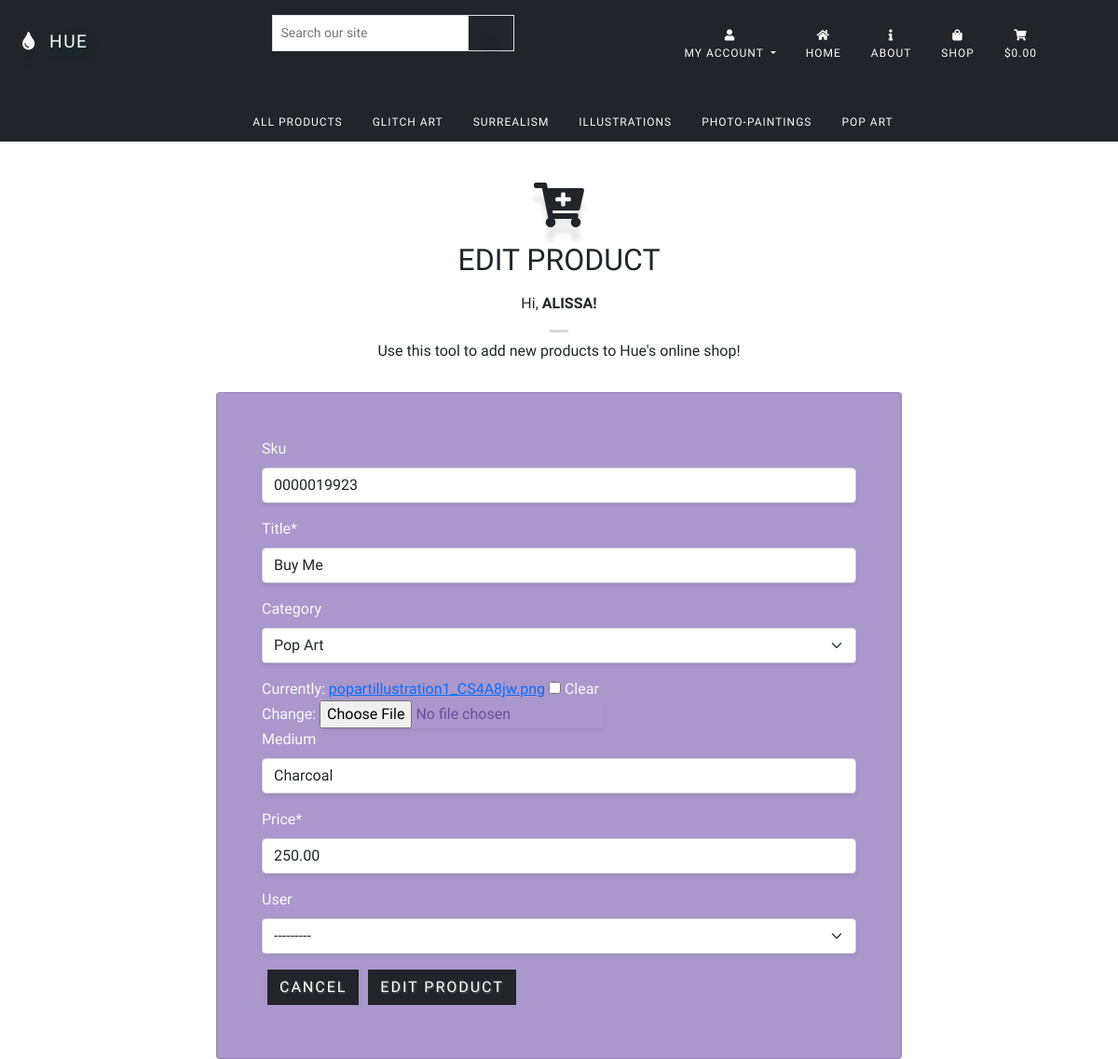
/shop/edit/1/ (signed in), run on an earlier commit of the app's database.
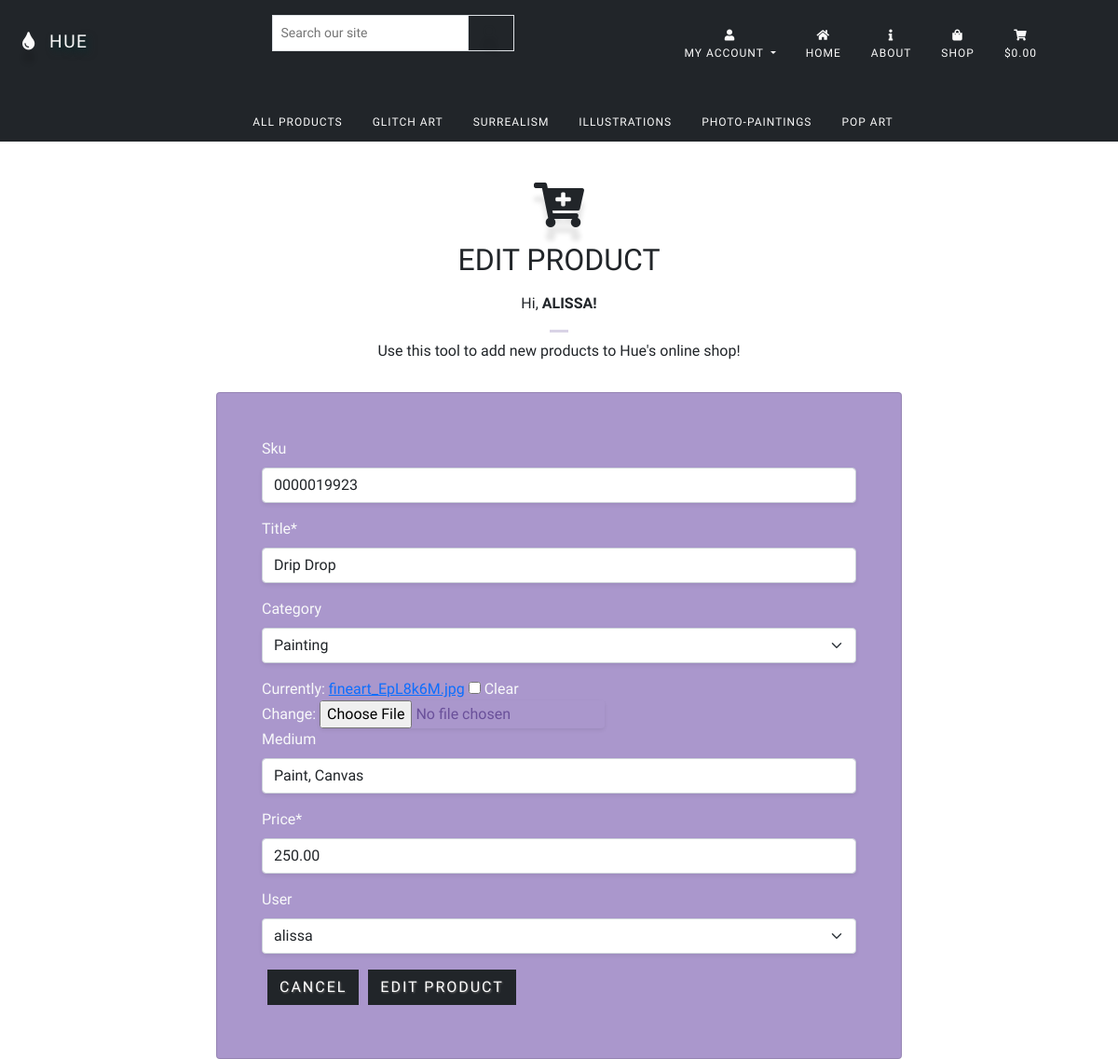
And on a later commit of the database.
### profiles/models.py (models this page shows, shortened)
class Profile(models.Model):
    user = models.OneToOneField(User, on_delete=models.CASCADE)
    default_phone_number = models.CharField(
        max_length=20, null=True, blank=True)
    default_country = CountryField(
        blank_label='Select Country', null=True, blank=True)
    default_postcode = models.CharField(max_length=20, null=True, blank=True)
    default_town_or_city = models.CharField(
        max_length=40, null=True, blank=True)
    default_street_address1 = models.CharField(
        max_length=80, null=True, blank=True)
    default_street_address2 = models.CharField(
        max_length=80, null=True, blank=True)
    default_county = models.CharField(max_length=80, null=True, blank=True)
    avatar = models.ImageField(upload_to='avatars', default="avatar.jpg")
    def __str__(self):
        return self.user.username

### shop/models.py (models this page shows, shortened)
class Product(models.Model):
    sku = models.CharField(unique=True, max_length=254, null=True, blank=True)
    active = models.BooleanField(default=True)
    artwork_description = models.TextField(null=True, blank=True)
    art_description = models.TextField()
    predicted_titles = models.JSONField(blank=True, null=True)
    title = models.CharField(max_length=254, unique=True)
    orientation = models.CharField(
        choices=ORIENTATION, max_length=254, default='3')
    label = models.CharField(max_length=254, choices=LABEL, default='1')
    has_dimensions = models.BooleanField(default=False, null=True, blank=True)
    medium = models.CharField(max_length=254, blank=True)
    category = models.ForeignKey(
        'Category', null=True, blank=True, on_delete=models.SET_NULL)
    parent = models.ForeignKey(
        'Category', related_name='parents', on_delete=models.CASCADE, blank=True, null=True)
    price = models.DecimalField(
        decimal_places=2, max_digits=8, null=False, default=0)
    image_url = models.URLField(max_length=1024, null=True, blank=True)
    image = models.ImageField(null=True, blank=True, )
    qty = models.PositiveIntegerField(default=0)
    created_at = models.DateTimeField(auto_now_add=True)
    updated_at = models.DateTimeField(auto_now=True)
    deleted_at = models.DateTimeField(auto_now=True)
    user = models.ForeignKey(User, related_name='artists', on_delete=models.CASCADE, blank=True, null=True)
    class Meta:
        verbose_name_plural = 'Products'

### shop/views.py (the view)
# urls.py: path('edit/<int:product_id>/', views.edit_product, name='edit_product'),
@login_required
def edit_product(request, product_id):
    if not request.user.is_superuser:
        messages.error(request, 'Sorry, only store owners can do that.')
        return redirect(reverse('home'))
    product = get_object_or_404(Product, pk=product_id)
    if request.method == 'POST':
        form = ProductForm(request.POST, request.FILES, instance=product)
        if form.is_valid():
            form.save()
            messages.success(request, 'Successfully updated product!')
            return redirect(reverse('product_detail', args=[product.id]))
        else:
            messages.error(request,
                           ('Failed to update product. '
                            'Please ensure the form is valid.'))
    else:
        form = ProductForm(instance=product)
        messages.info(request, f'You are editing {product.title}')
    template = 'shop/edit_product.html'
    context = {
        'form': form,
        'product': product,
    }
    return render(request, template, context)

### shop/forms.py
class ProductForm(forms.ModelForm):
    class Meta:
        model = Product
        fields = 'sku', 'title', 'category', 'image', 'medium', 'price', 'user'
    def __init__(self, *args, **kwargs):
        super().__init__(*args, **kwargs)
        categories = Category.objects.all()
        friendly_names = [(c.id, c.get_friendly_name()) for c in categories]
        self.fields['category'].choices = friendly_names
        for field_name, field in self.fields.items():
            field.widget.attrs['class'] = 'border-1 rounded shadow-sm'
            if field_name == 'image_url':
                field.widget.attrs['required'] = False
            elif field_name == 'image':
                field.widget.attrs['required'] = False
            else:
                field.widget.attrs['required'] = True

### cart/contexts.py (called while the page is built, shortened)
def cart_components(request):
	cart_items = []
	total= 0
	product_count = 0
	cart = request.session.get('cart', {})
	if total >= Decimal(settings.PROMOTION_MINIMUM):
		promotion = total * Decimal(settings.PROMOTION_PERCENTAGE)
		grand_total = total - promotion
	else:
		promotion = 0
	grand_total = total - promotion
	context = {
		'cart_items': cart_items,
		'total': total,
		'product_count': product_count,
		'promotion_minimum': settings.PROMOTION_MINIMUM,
		'promotion_percentage': settings.PROMOTION_PERCENTAGE,
		'grand_total': grand_total,
		}
	return context

### shop/models.py (called while the page is built)
    def get_friendly_name(self):
        return self.friendly_name

### shop/templates/shop/edit_product.html (shortened to what this page needs)
{% extends 'base.html' %}
{% load static %}
{% block page_header %}
<div class="container header-container">
</div>
{% endblock %}
{% block content %}
<div class="container">
	<div class="row py-3 text-center pt-5">
		<div class="col-12">
			<span class="icon pt-5">
				<i class="fas fa-cart-plus fa-3x py-5 mt-5"></i>
			</span>
			<h2 class="display-font text-center pt-3">Edit Product</h2>
			<p class="text-center body-font mx-5 my-3 px-4">Hi, <strong>{{ user.profile|upper }}! </strong></p>
			<hr class="my-2">
			<p class="body-font mx-5">Use this tool to add new products to Hue's online shop!</p>
		</div>
	</div>
</div>
<div class="container">
	<div class="row">
		<div class="col-md-2"></div>
		<div class="col-md-8 justify-content-center">
			<div class="card p-5 my-0 mx-auto bg-main text-light body-font">
				<form method="POST" action="{% url 'edit_product' product.id %}" class="form mb-2" enctype="multipart/form-data">
					{% for field in form %}
					{% if field.name != 'image' %}
					{{ field | as_crispy_field }}
					{% else %}
					{{ field }}
					{% endif %}
					{% endfor %}
					<div class="text-right">
						<button>
							<a class="btn btn-dark rounded-0" href="{% url 'shop' %}">Cancel</a>
						</button>
						<button class="btn btn-dark rounded-0" type="submit">Edit Product</button>
					</div>
				</form>
			</div>
		</div>
	</div>
</div>
{% endblock %}

### templates/base.html (shortened to what this page needs)
{% load static %}
<!DOCTYPE html>
<html lang="en">
    <head>
         {% block extra_meta %}{% endblock %} {% block corecss %}
        <link rel="stylesheet" href="https://cdnjs.cloudflare.com/ajax/libs/font-awesome/5.15.3/css/all.min.css" type="text/css" />
        <link href="https://cdn.jsdelivr.net/npm/bootstrap@5.0.0-beta3/dist/css/bootstrap.min.css" rel="stylesheet">
        <link rel="stylesheet" href="{% static 'css/base.css' %}"> {% endblock %}
    </head>
<body>
    <header class="container-fluid px-0 py-0 my-0 fixed-top">
        <div class="row bg-dark py-lg-3 d-none d-lg-flex">
            <div class="col-4 col-lg-auto navbar-brand me-auto my-auto py-3 py-lg-0 text-center text-lg-start">
                <a href="{% url 'home' %}" class="nav-link navbar-brand" id="logo">
                    <i class="bi ms-2 me-2 fas fa-tint"></i>
                    Hue
                </a>
            </div>
            <div class="col-12 col-lg-auto my-0 mx-auto py-1 py-lg-0 float-end">
                <form method="GET" action="{% url 'shop' %}">
                    <div class="input-group w-100">
                        <input class="form-control-sm border border-black rounded-0" type="text" name="q"
                            placeholder="Search our site">
                        <div class="input-group-append">
                            <button class="form-control btn btn-black border border-black rounded-0" type="submit">
                                <span class="icon">
                                    <i class="fas fa-search"></i>
                                </span>
                            </button>
                        </div>
                    </div>
                </form>
            </div>
            <div class="col-4 col-lg-auto my-0 mx-auto py-3 py-lg-0 text-lg-end">
                <ul class="list-group list-group-horizontal pt-2 border-bottom-1 text-center text-lg-end my-0 mx-auto">
                    <li class="list-item dropdown text-light bg-dark">
                        {% if request.user.is_authenticated %}
                        <a class="dropdown-toggle nav-link display-font" href="{% url 'profile' %}" role="button"
                            id="acccountOptions" data-bs-toggle="dropdown" aria-expanded="false">
                            <i class="bi d-block mx-auto text-center mb-1 fas fa-user">
                            </i> My Account
                        </a>
                        {% else %}
                        <a type="button" id="login-button" class="btn btn-primary me-2"
                            href="{% url 'account_login' %}">Login</a>
                        <a type="button" id="signup-button" class="btn btn-primary"
                            href="{% url 'account_signup' %}">Sign Up</a>
                        {% endif %}
                    </li>
                    <li class="list-item">
                        <a href="{% url 'home' %}" class="nav-link">
                            <i class="bi d-block mx-auto mb-1 fas fa-home text-center">
                            </i> Home
                        </a>
                    </li>
                    <li class="list-item">
                        <a href="{% url 'home' %}#about" class="nav-link">
                            <i class="bi d-block mx-auto mb-1 fas fa-info text-center">
                            </i> About
                        </a>
                    </li>
                    <li class="list-item">
                        <a href="{% url 'shop' %}" class="nav-link">
                            <i class="bi d-block mx-auto mb-1 fas fa-shopping-bag text-center">
                            </i> Shop
                        </a>
                    </li>
                    <li class="list-item">
                        <a class="nav-link {% if grand_total %} text-info {% else %}{% endif %}"
                            href="{% url 'view_cart' %}">
                            <div class="text-center">
                                <div>
                                    <i class="bi d-block mx-auto mb-1 fas fa-shopping-cart"></i>
                                </div>
                                <p class="my-0">
                                    {% if grand_total %} ${{ grand_total|floatformat:2 }} {% else %} $0.00 {% endif %}
                                </p>
                            </div>
                        </a>
                    </li>
                </ul>
            </div>
        </div>
        <div class="row bg-dark">
            <nav class="navbar navbar-expand-lg navbar-dark py-1 w-auto me-auto my-0 mx-auto">
                {% include 'includes/mobilenavbar.html' %} {% include 'includes/shop-nav.html' %}
            </nav>
        </div>
    </header>
    {% block page_header %}
    {% endblock %}
    {% block content %}
    {% endblock %}
</body>
</html>

### templates/includes/shop-nav.html
<div class="display-font text-dark collapse navbar-collapse" id="shopNavCollapse">
    <ul class="list-group list-group-horizontal-lg">
        <li class="list-item">
            <a href="{% url 'shop' %}" class="nav-link display-font">All Products</a>
        </li>
        <li class="list-item">
            <a href="{% url 'shop' %}?category=glitch-art&direction=asc" class="nav-link display-font">Glitch Art</a>
        </li>
        <li class="list-item">
            <a href="{% url 'shop' %}?category=surrealism&direction=asc" class="nav-link display-font">Surrealism</a>
        </li>
        <li class="list-item">
            <a href="{% url 'shop' %}?category=illustrations&direction=asc"
                class="nav-link display-font">Illustrations</a>
        </li>
        <li class="list-item">
            <a href="{% url 'shop' %}?category=photo-paintings&direction=asc"
                class="nav-link display-font">Photo-Paintings</a>
        </li>
        <li class="list-item">
            <a href="{% url 'shop' %}?category=popart&direction=asc" class="nav-link display-font">Pop Art</a>
        </li>
    </ul>
</div>

### static/css/base.css (style rules this page uses)
body { font-size: 16px; overflow: auto; margin: 0px auto; }
a { cursor: pointer; }
.icon { align-items: center; display: inline-flex; justify-content: center; height: 1.5rem; width: 1.5rem; }
.text-dark { color: #100324; }
.bg-dark { background-color: #100324; }
.bg-main { background-color: rgb(170, 151, 204); }
.display-font { font-family: 'Oswald', sans-serif; text-transform: uppercase; }
.body-font { font-family: 'Raleway', sans-serif; font-size: 1rem; }
hr { width: 20px; margin: 0px auto; border-top: 3px solid #6a509a; }
button, .btn-primary { font-family: 'Raleway', sans-serif; font-weight: 500; text-transform: uppercase; letter-spacing: 2px; background-color: rgb(170 151 204 / 88%); border: none; text-shadow: 1px .5px 2px #666; text-decoration: none; margin: 0px auto }
input { font-family: 'Raleway', sans-serif; font-weight: 500; color: #6a509a; max-width: 100%; }
i { text-shadow: 0px 15px 5px rgba(0, 0, 0, 0.1); }
a#logo { font-family: 'Oswald', sans-serif; font-weight: 300; font-size: 1.2rem; letter-spacing: 1.5px; text-transform: uppercase; color: #fafafa; text-shadow: 4px 4px 8px #033030; }
.navbar-collapse { margin-top: 20px; margin-left: 30px; }
#accountOptions, a.nav-link, div#bottom-nav { font-family: 'Oswald', sans-serif; font-size: 12px; text-transform: uppercase; letter-spacing: 1px; color: #fafafa; text-decoration: none; }
ul, li { list-style: none; float: left; }
.input-group-text, .input-group { background-color: transparent; border: none; }
@media (min-width: 992px) { .header-container { padding-top: 100px; } }

What changed in the data, as far as the page shows it:
changed Product: title "Buy Me" → "Drip Drop"; category "Pop Art" → "Painting"; medium "Charcoal" → "Paint, Canvas"; user "---------" → "alissa"
Also different on the page:
text no longer shown: "Currently: popartillustration1_CS4A8jw.png Clear Change:"
text now shown: "Currently: fineart_EpL8k6M.jpg Clear Change:"
